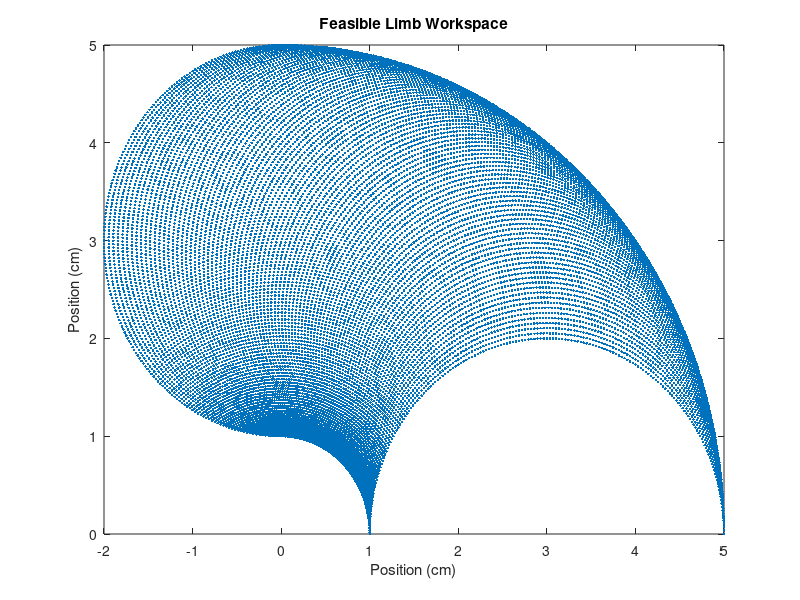
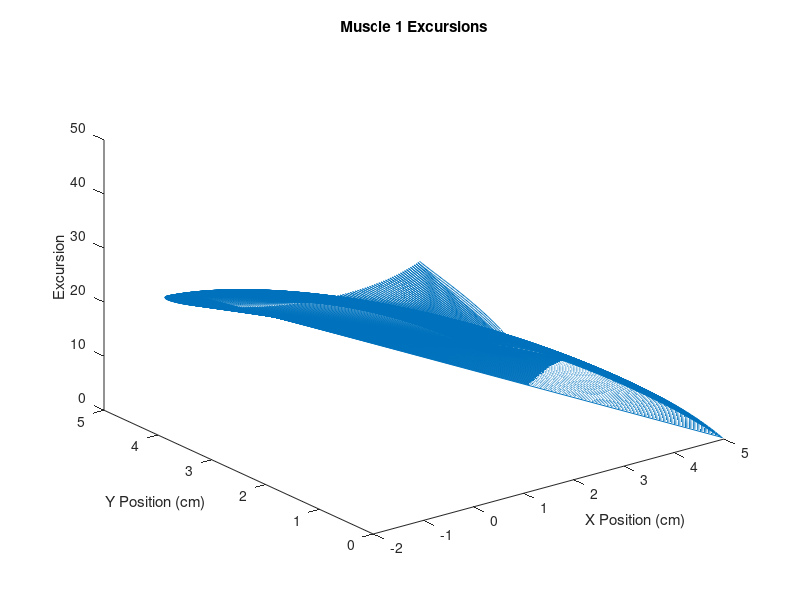
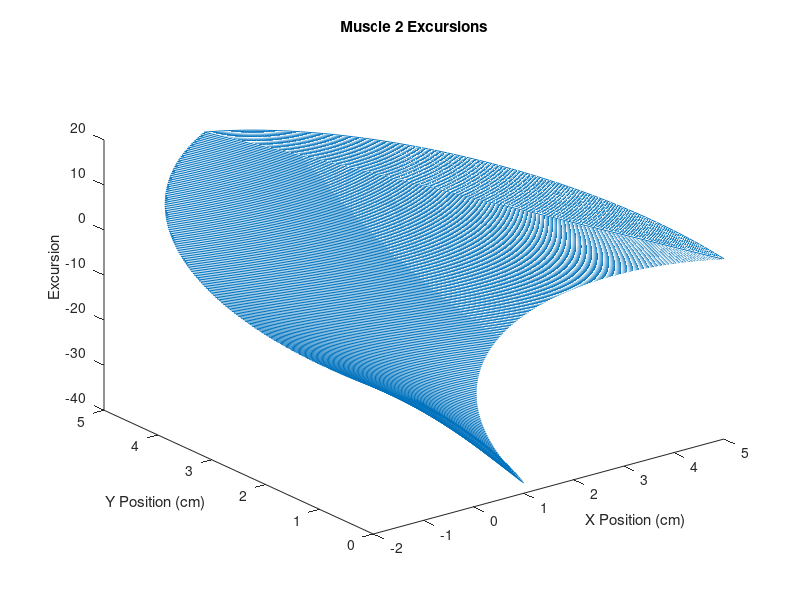
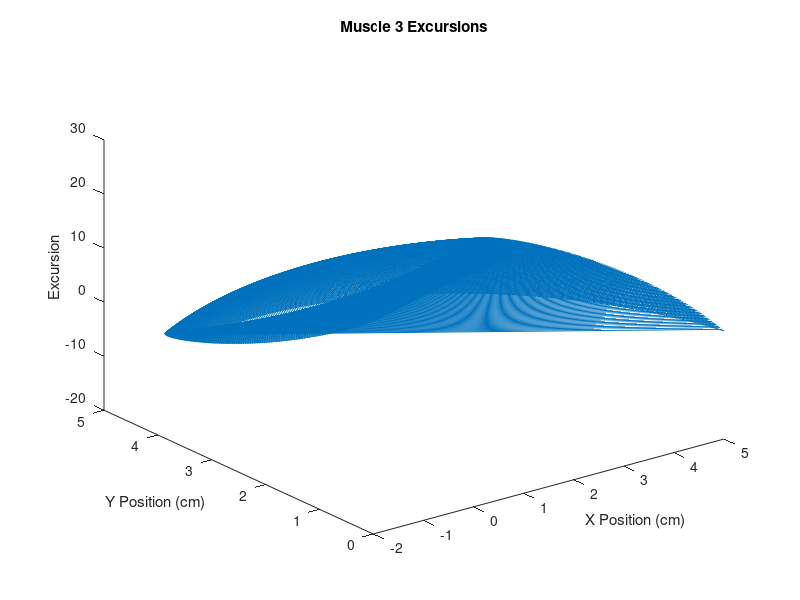

Reproduce these figures in MATLAB, in order.
%% Initialization
% Moment Arms
r1 = 10;
r2 = 7;
r3 = 8;
r4 = 12;
% Angles
q1 = 0:90;
q2 = 0:180;
% Segment Lengths
l1 = 3;
l2 = 2;

%% 1.1: Generate Workspace
% Create All Possible Vector Combinations
[Q1,Q2] = meshgrid(q1, q2);
% Restructure to Single Matrix
temp = cat(2,Q1',Q2');
% Reshape to Two Column Matrix Defined in Workspace
workspace = reshape(temp,[],2) * (pi/180);

% Compute Positions
x = l1 * cos(workspace(:,1)) + l2 * cos(workspace(:,2) + workspace(:,1));
y = l1 * sin(workspace(:,1)) + l2 * sin(workspace(:,2) + workspace(:,1));

% Plot Feasible Workspace
plot(x, y, '.');
title('Feasible Limb Workspace');
xlabel('Position (cm)');
ylabel('Position (cm)');

%% 1.2: Muscle Excursions
% Generate Moment Arm Matrix
moment_mtx = [-r1 -r1  r2 r2;
              -r3  r4 -r3 r4;];

% Calculate Muscle Excursions
exc_1 = (-moment_mtx(:,1)' * workspace')';
exc_2 = (-moment_mtx(:,2)' * workspace')';
exc_3 = (-moment_mtx(:,3)' * workspace')';
exc_4 = (-moment_mtx(:,4)' * workspace')';

% Plot Muscle Excursions
figure; plot3(x, y, exc_1);
title('Muscle 1 Excursions');
xlabel('X Position (cm)');
ylabel('Y Position (cm)');
zlabel('Excursion');

figure; plot3(x, y, exc_2);
title('Muscle 2 Excursions');
xlabel('X Position (cm)');
ylabel('Y Position (cm)');
zlabel('Excursion');

figure; plot3(x, y, exc_3);
title('Muscle 3 Excursions');
xlabel('X Position (cm)');
ylabel('Y Position (cm)');
zlabel('Excursion');

figure; plot3(x, y, exc_4);
title('Muscle 4 Excursions');
xlabel('X Position (cm)');
ylabel('Y Position (cm)');
zlabel('Excursion');